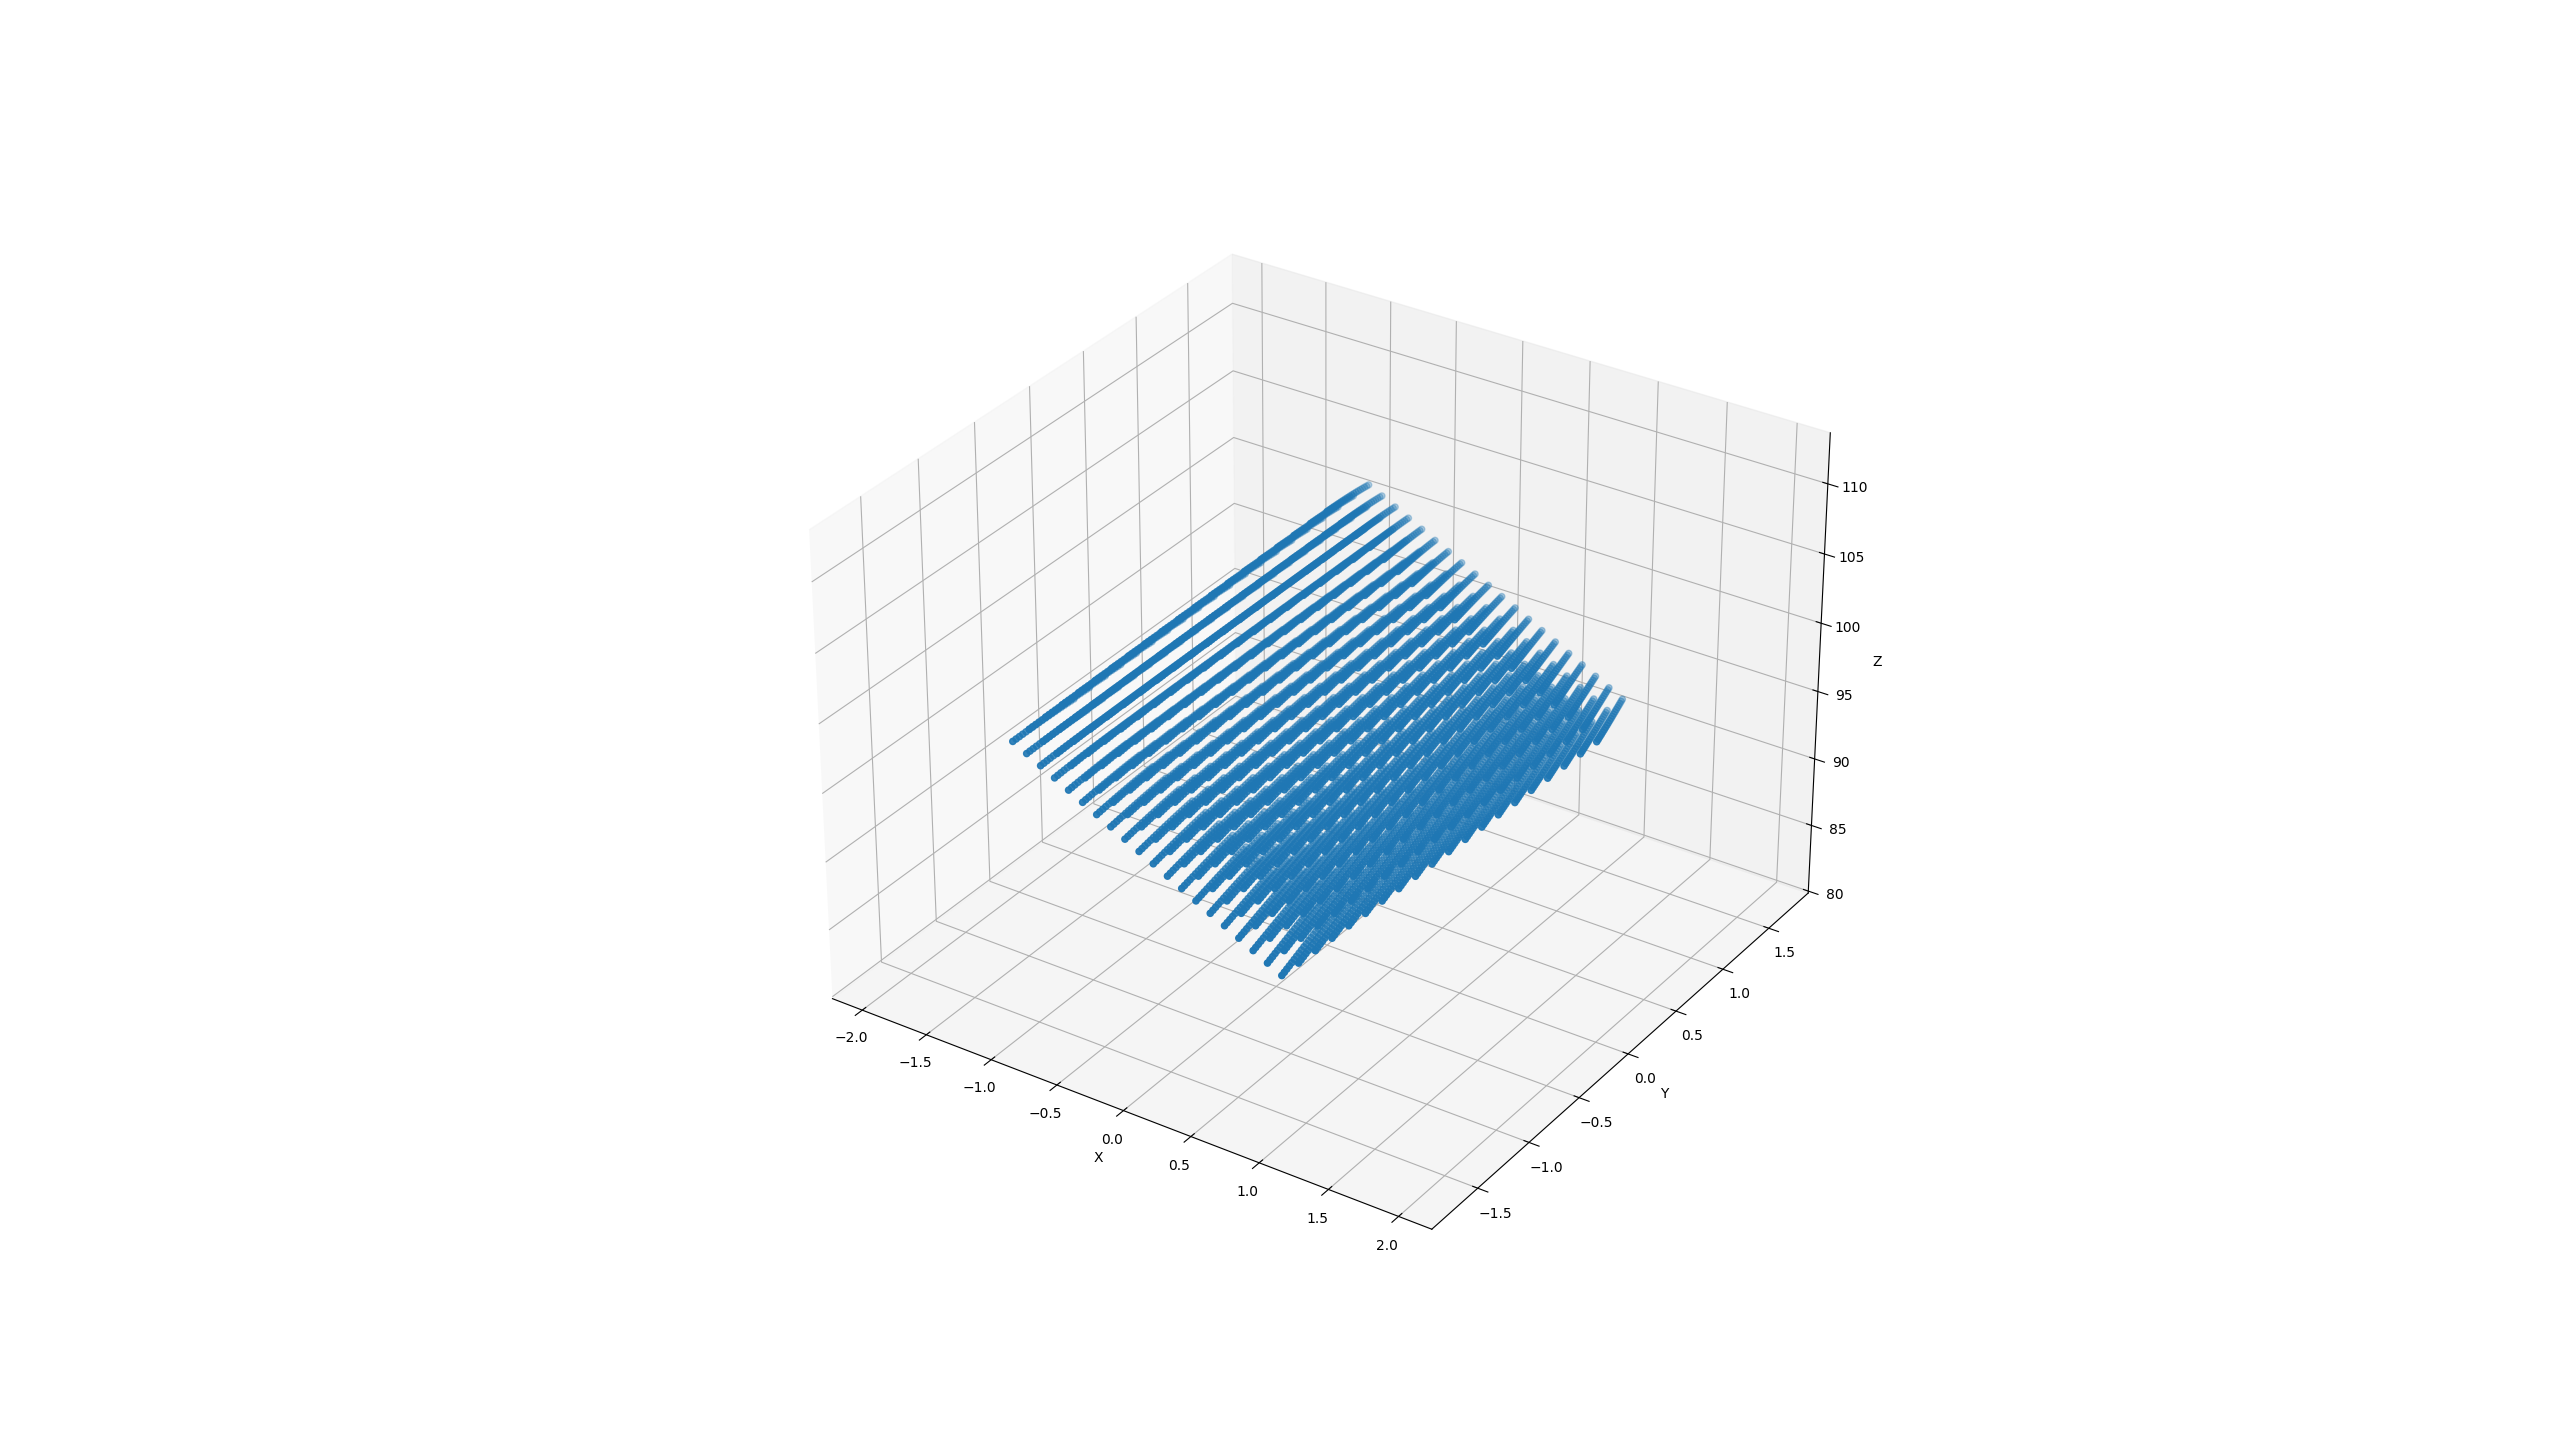

The Python source for this figure:
"""
    Calculate PETER's workspace

    Jorge F. García-Samartín
    wwww.gsamartin.es
    2024-09-30
"""

import numpy as np
import tqdm
import matplotlib.pyplot as plt
from  PETER_IK_TRF import calculate_effector_position
num_modules = 1

def main():

    # Define the workspace limits
    t_min = np.array([0, 0, 0])
    t_max = np.array([2000, 2000, 2000])
    step = 100

    # Calculate the workspace
    pos_all = []
    for t0 in tqdm.tqdm(range(t_min[0], t_max[0], step)):
        for t1 in range(t_min[1], t_max[1], step):
            for t2 in range(t_min[2], t_max[2], step):
                valves = np.array([[t0, t1, t2]])
                pos = calculate_effector_position(valves)

                pos_all.append(pos)

    pos_all = np.array(pos_all)

    # Plot the workspace
    fig = plt.figure()
    ax = fig.add_subplot(111, projection='3d')
    ax.scatter(pos_all[:, 0], pos_all[:, 1], pos_all[:, 2])
    ax.set_xlabel('X')
    ax.set_ylabel('Y')
    ax.set_zlabel('Z')
    plt.show()
    plt.waitforbuttonpress
    

if __name__ == "__main__":
    main()
